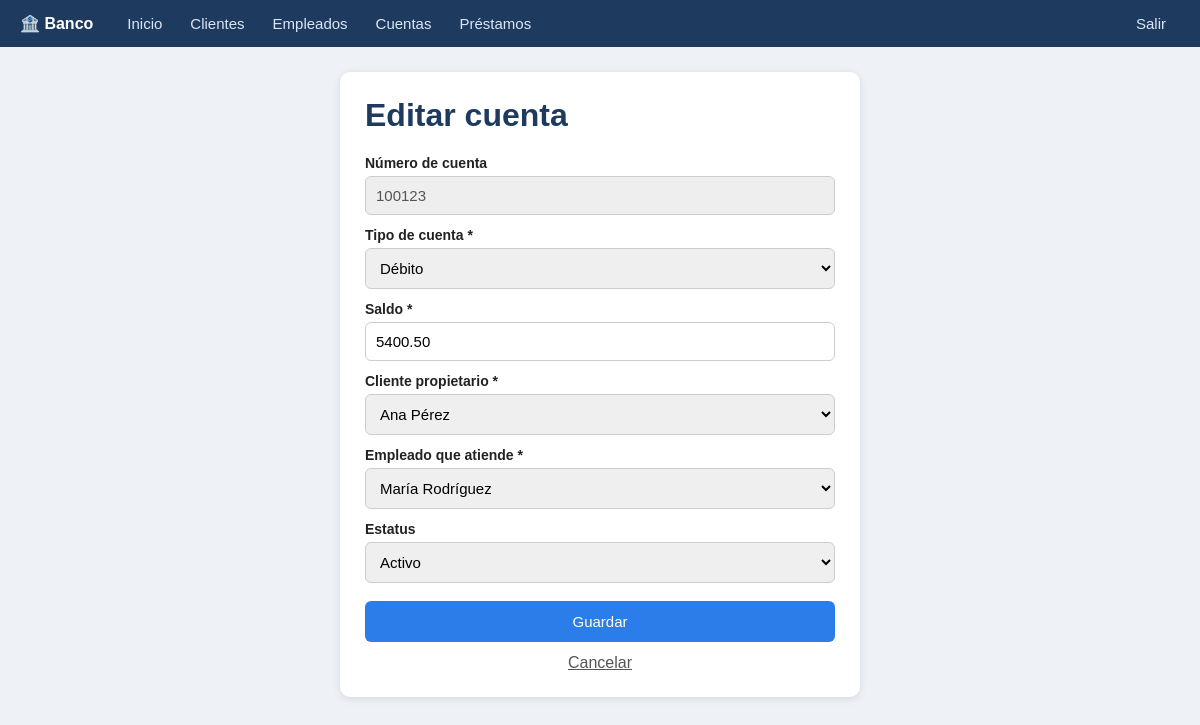
/form.php?t=cuenta&id=1 (signed in), run on the app's committed database.
### tables this page shows
CREATE TABLE cuenta (
    id_cuenta INT AUTO_INCREMENT PRIMARY KEY,
    estado VARCHAR(100),
    fecha_creacion_cuenta DATE,
    num_cuenta INT,
    tipo_cuenta VARCHAR(100),
    saldo DECIMAL(12,2) DEFAULT 0,
    id_cliente INT NOT NULL,
    id_empleado INT,
    estatus VARCHAR(20) DEFAULT 'ACTIVO',
    fecha_creacion DATETIME DEFAULT CURRENT_TIMESTAMP,
    fecha_modificacion DATETIME DEFAULT CURRENT_TIMESTAMP
        ON UPDATE CURRENT_TIMESTAMP,
    FOREIGN KEY (id_cliente)
        REFERENCES cliente(id_cliente),
    FOREIGN KEY (id_empleado)
        REFERENCES empleado(id_empleado)
);

### form.php (the view, shortened to what this page needs)
<?php
require 'config.php'; requiere_login();
$t = $_GET['t'] ?? ''; $e = entidad($t);
$id = (int)($_GET['id'] ?? 0);
$datos = [];
if ($id) {
    $st = $conexion->prepare("SELECT * FROM $t WHERE {$e['pk']} = ?");
    $st->bind_param('i', $id); $st->execute();
    $datos = $st->get_result()->fetch_assoc();
}
?>
<div class="tarjeta formu">
  <h1><?= $id ? 'Editar' : 'Registrar' ?> <?= h($e['singular']) ?></h1>
  <form method="POST" action="guardar.php">
    <?php if ($t === 'cuenta' && $id): ?>
      <label>Número de cuenta</label><input type="text" value="<?= h($datos['num_cuenta']) ?>" disabled>
    <?php endif; ?>
    <?php foreach ($e['campos'] as $n => $c):
        $valor = $datos[$n] ?? ($c['def'] ?? '');
        $req = !empty($c['req']) ? 'required' : ''; ?>
      <label><?= h($c['label']) ?><?= $req ? ' *' : '' ?></label>
      <?php if ($c['tipo'] === 'select'):
          $opts = isset($c['fk']) ? opciones_fk($c['fk']) : $c['opts']; ?>
        <select name="<?= $n ?>" <?= $req ?>>
          <?php foreach ($opts as $v => $txt): ?>
            <option value="<?= h($v) ?>" <?= ((string)$valor === (string)$v) ? 'selected' : '' ?>><?= h($txt) ?></option>
          <?php endforeach; ?>
        </select>
      <?php else:
          $type = ['dec' => 'number', 'int' => 'number'][$c['tipo']] ?? $c['tipo'];
          $step = $c['tipo'] === 'dec' ? "step='0.01'" : ($c['tipo'] === 'int' ? "step='1'" : '');
          $min  = isset($c['min']) ? "min='{$c['min']}'" : ''; ?>
        <input type="<?= $type ?>" name="<?= $n ?>" value="<?= h($valor) ?>" <?= "$step $min $req" ?>>
      <?php endif; ?>
    <?php endforeach; ?>
    <button type="submit">Guardar</button>
    <a class="cancelar" href="<?= (($_GET['volver'] ?? '') === 'prestamo') ? 'prestamo_form.php' : "lista.php?t=$t" ?>">Cancelar</a>
  </form>
</div>

### estilos.css (style rules this page uses)
* { box-sizing: border-box; }
body { margin: 0; background: #eef1f5; font-family: Arial, sans-serif; color: #222; }
h1 { color: #1e3a5f; margin-top: 0; }
.tarjeta { background: #fff; padding: 25px; border-radius: 10px; box-shadow: 0 2px 8px rgba(0,0,0,.1); }
.tarjeta.formu { max-width: 520px; margin: 0 auto; }
label { display: block; font-weight: bold; font-size: 14px; margin: 12px 0 5px; }
input, select { width: 100%; padding: 10px; border: 1px solid #ccc; border-radius: 6px; font-size: 15px; }
input:disabled { background: #eee; }
button, .btn { display: inline-block; background: #2b7de9; color: #fff; border: none; padding: 10px 16px; border-radius: 6px; font-size: 15px; cursor: pointer; text-decoration: none; }
form button[type=submit]:not(.chico) { width: 100%; margin-top: 18px; padding: 12px; }
.cancelar { display: block; text-align: center; margin-top: 12px; color: #555; }

### data on the page
cuenta: num_cuenta "100123", saldo "5400.50", id_cliente "Ana Pérez", id_empleado "María Rodríguez", estatus "Activo"

### other printed values
$e['titulo'] "Clientes"
$e['titulo'] "Empleados"
$e['titulo'] "Cuentas"
$e['titulo'] "Préstamos"
$e['singular'] "cuenta"
$c['label'] "Tipo de cuenta"
$c['label'] "Saldo"
$c['label'] "Cliente propietario"
$c['label'] "Empleado que atiende"
$c['label'] "Estatus"
form field tipo_cuenta "Débito"
